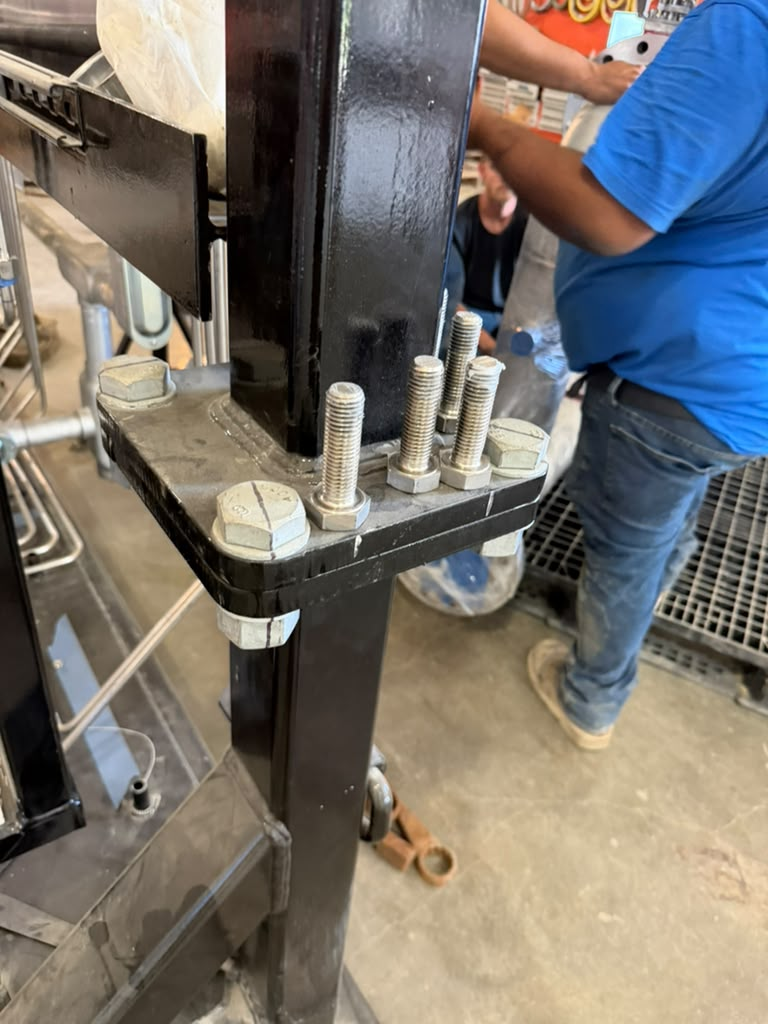
#> input picture Test Photos/Photo1.jpg, 768 x 1024 px
$ python test_fg.py
#> lines starting #> are read from the running program, lines starting #| are printed output that depends on the picture; after the words box and inside, x2 and y2 are one past the last pixel; in counts of white or black regions, pixels touching at a corner belong together
#> in test_mask, img is the input picture: shape (1024, 768, 3); mean B, G, R 108.6, 114.3, 118.2
import cv2
import numpy as np

def _assembly_foreground_mask(gray: np.ndarray) -> np.ndarray:
    edges = cv2.Canny(cv2.GaussianBlur(gray, (5, 5), 0), 30, 100)
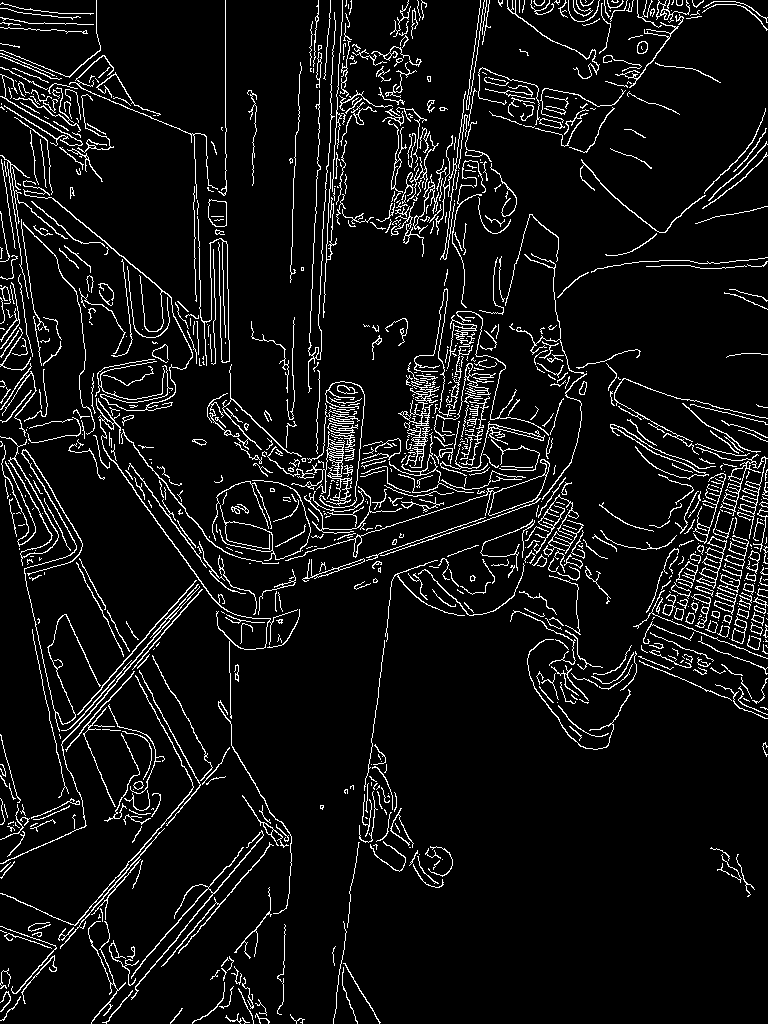
#> edges: shape (1024, 768); 7.2% white in thin lines or dots
    kernel = cv2.getStructuringElement(cv2.MORPH_ELLIPSE, (45, 45))
    closed = cv2.morphologyEx(edges, cv2.MORPH_CLOSE, kernel)
#> closed: shape (1024, 768); 51.5% white; 26 black regions, largest, box (x1, y1, x2, y2) and area: (231, 575, 768, 1024) 175627, (73, 0, 225, 290) 28485, (557, 263, 768, 411) 22304
    closed = cv2.dilate(closed, kernel, iterations=2)
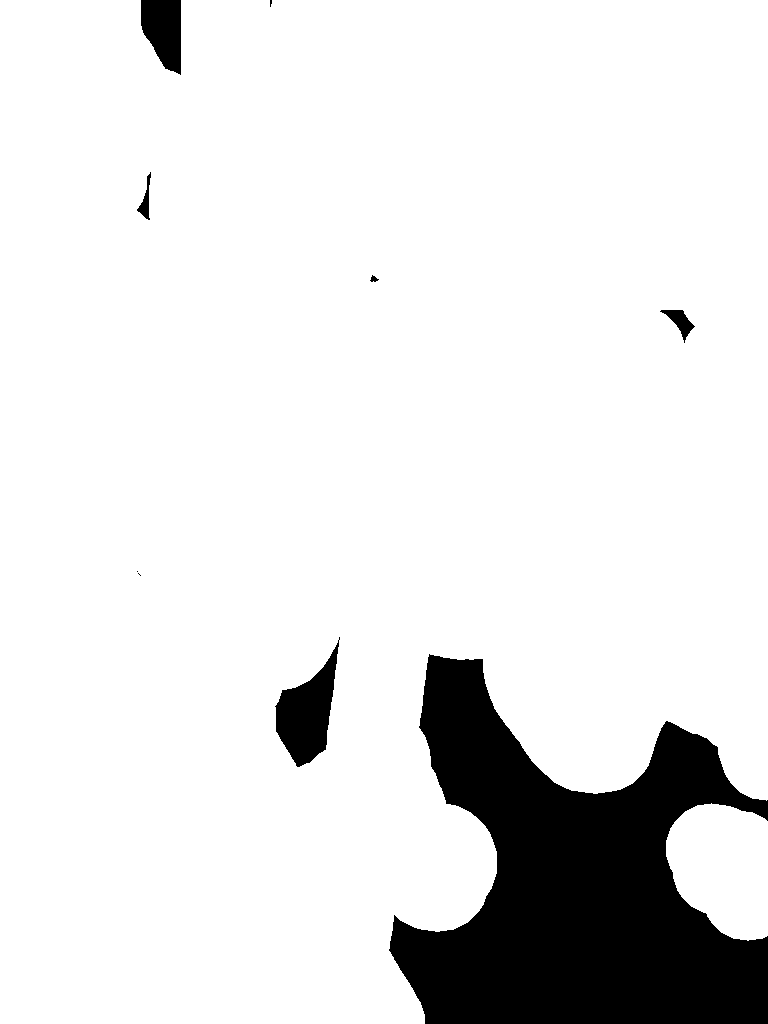
#> closed: shape (1024, 768); 89.1% white; 9 black regions (3 under 20 px)

    contours, _ = cv2.findContours(closed, cv2.RETR_EXTERNAL, cv2.CHAIN_APPROX_SIMPLE)
#> contours = 2 contours; box (x1, y1, x2, y2) and area: (0, 0, 768, 1024) 692726, (666, 803, 768, 941) 10848
    mask = np.zeros_like(gray)
    if contours:
        contours = sorted(contours, key=cv2.contourArea, reverse=True)
        cv2.drawContours(mask, [contours[0]], -1, 255, -1)
#> mask: shape (1024, 768); 88.3% white; 3 black regions (1 under 20 px), largest, box (x1, y1, x2, y2) and area: (389, 654, 768, 1024) 89377, (141, 0, 181, 75) 2290
    return mask

def test_mask(path, out_path):
    img = cv2.imread(path)
    gray = cv2.cvtColor(img, cv2.COLOR_BGR2GRAY)
    mask = _assembly_foreground_mask(gray)
    # Overlay red
    overlay = img.copy()
    overlay[mask == 0] = (0, 0, 0)
#> overlay: shape (1024, 768, 3); 11.66% of pixels changed, all inside (x1, y1, x2, y2) = (141, 0, 768, 1024)
    cv2.imwrite(out_path, overlay)

test_mask("Test Photos/Photo1.jpg", "test_outputs/fg_Photo1.jpg")
test_mask("Test Photos/Image 1.jpg", "test_outputs/fg_Image1.jpg")
#> call 2 of test_mask, with path = 'Test Photos/Image 1.jpg', out_path = 'test_outputs/fg_Image1.jpg'
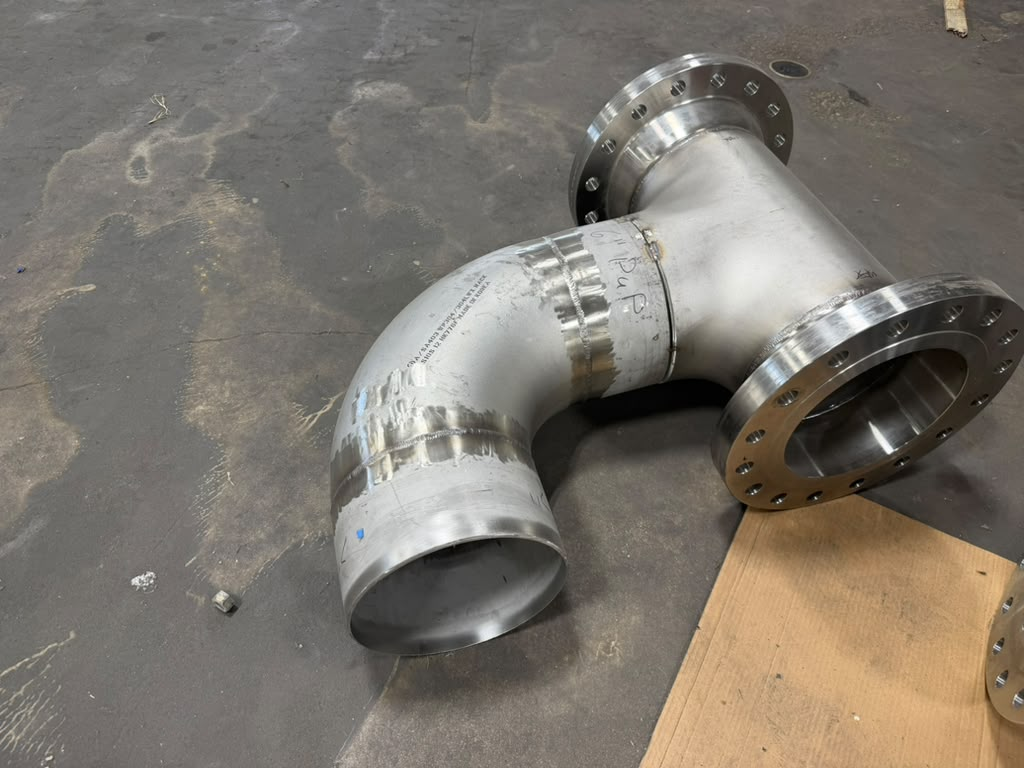
#> input picture Test Photos/Image 1.jpg, 1024 x 768 px
#> in test_mask, img is the input picture: shape (768, 1024, 3); mean B, G, R 109.2, 118.1, 124.6
#> in _assembly_foreground_mask (call 2), `edges = cv2.Canny(cv2.GaussianBlur(gray, (5, 5), 0), 30, 100)`: edges: shape (768, 1024); 3.4% white in thin lines or dots
#> in _assembly_foreground_mask (call 2), `closed = cv2.morphologyEx(edges, cv2.MORPH_CLOSE, kernel)`: closed: shape (768, 1024); 23.7% white; 32 white regions (8 under 20 px), largest, box (x1, y1, x2, y2) and area: (131, 51, 1024, 768) 161930, (41, 92, 269, 293) 9470, (0, 631, 80, 768) 6840
#> in _assembly_foreground_mask (call 2), `closed = cv2.dilate(closed, kernel, iterations=2)`:
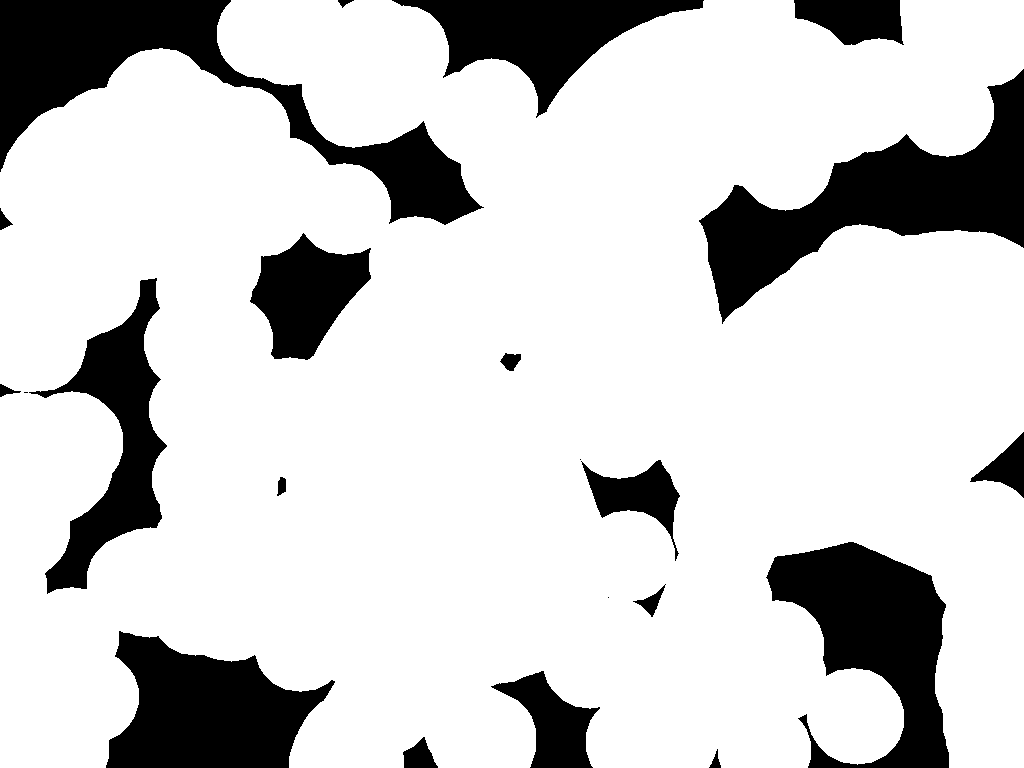
#> closed: shape (768, 1024); 80.8% white; 22 black regions (3 under 20 px)
#> in _assembly_foreground_mask (call 2), `contours, _ = cv2.findContours(closed, cv2.RETR_EXTERNAL, cv2.CHAIN_AP..`: contours = 1 contour; box (x1, y1, x2, y2) and area: (0, 0, 1024, 768) 660370
#> in _assembly_foreground_mask (call 2), `cv2.drawContours(mask, [contours[0]], -1, 255, -1)`: mask: shape (768, 1024); 84.4% white; 13 black regions, largest, box (x1, y1, x2, y2) and area: (0, 0, 484, 225) 28813, (699, 69, 1024, 324) 27727, (766, 542, 949, 768) 21579
#> in test_mask (call 2), `overlay[mask == 0] = (0, 0, 0)`:
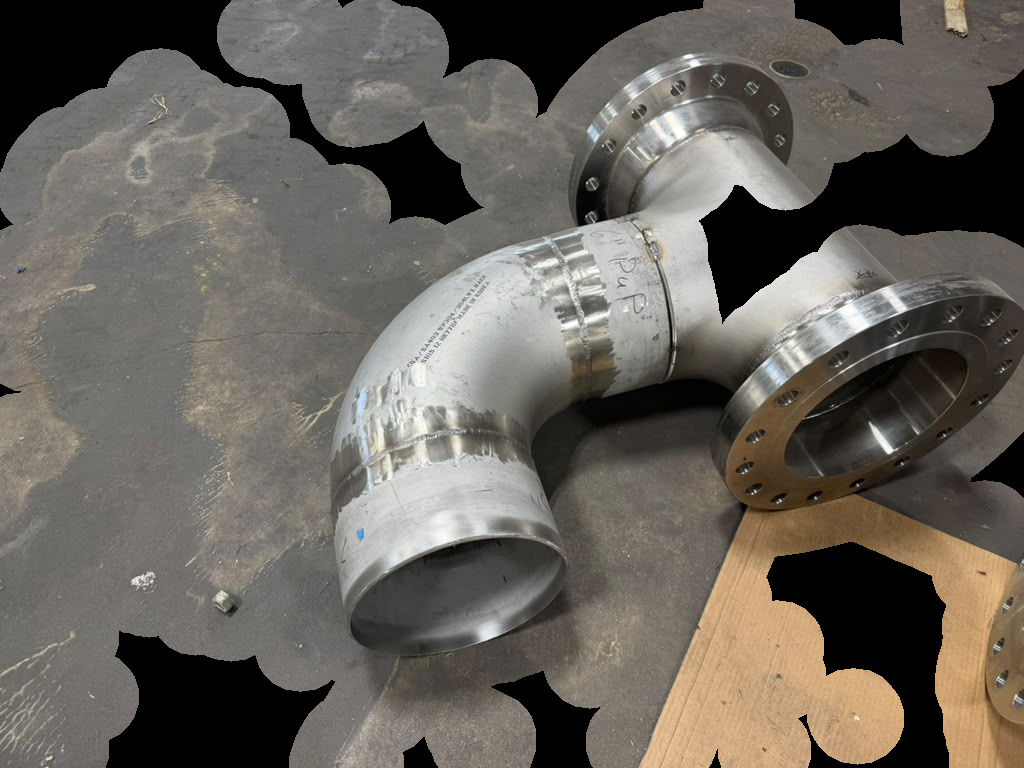
#> overlay: shape (768, 1024, 3); 15.64% of pixels changed, all inside (x1, y1, x2, y2) = (0, 0, 1024, 768)
